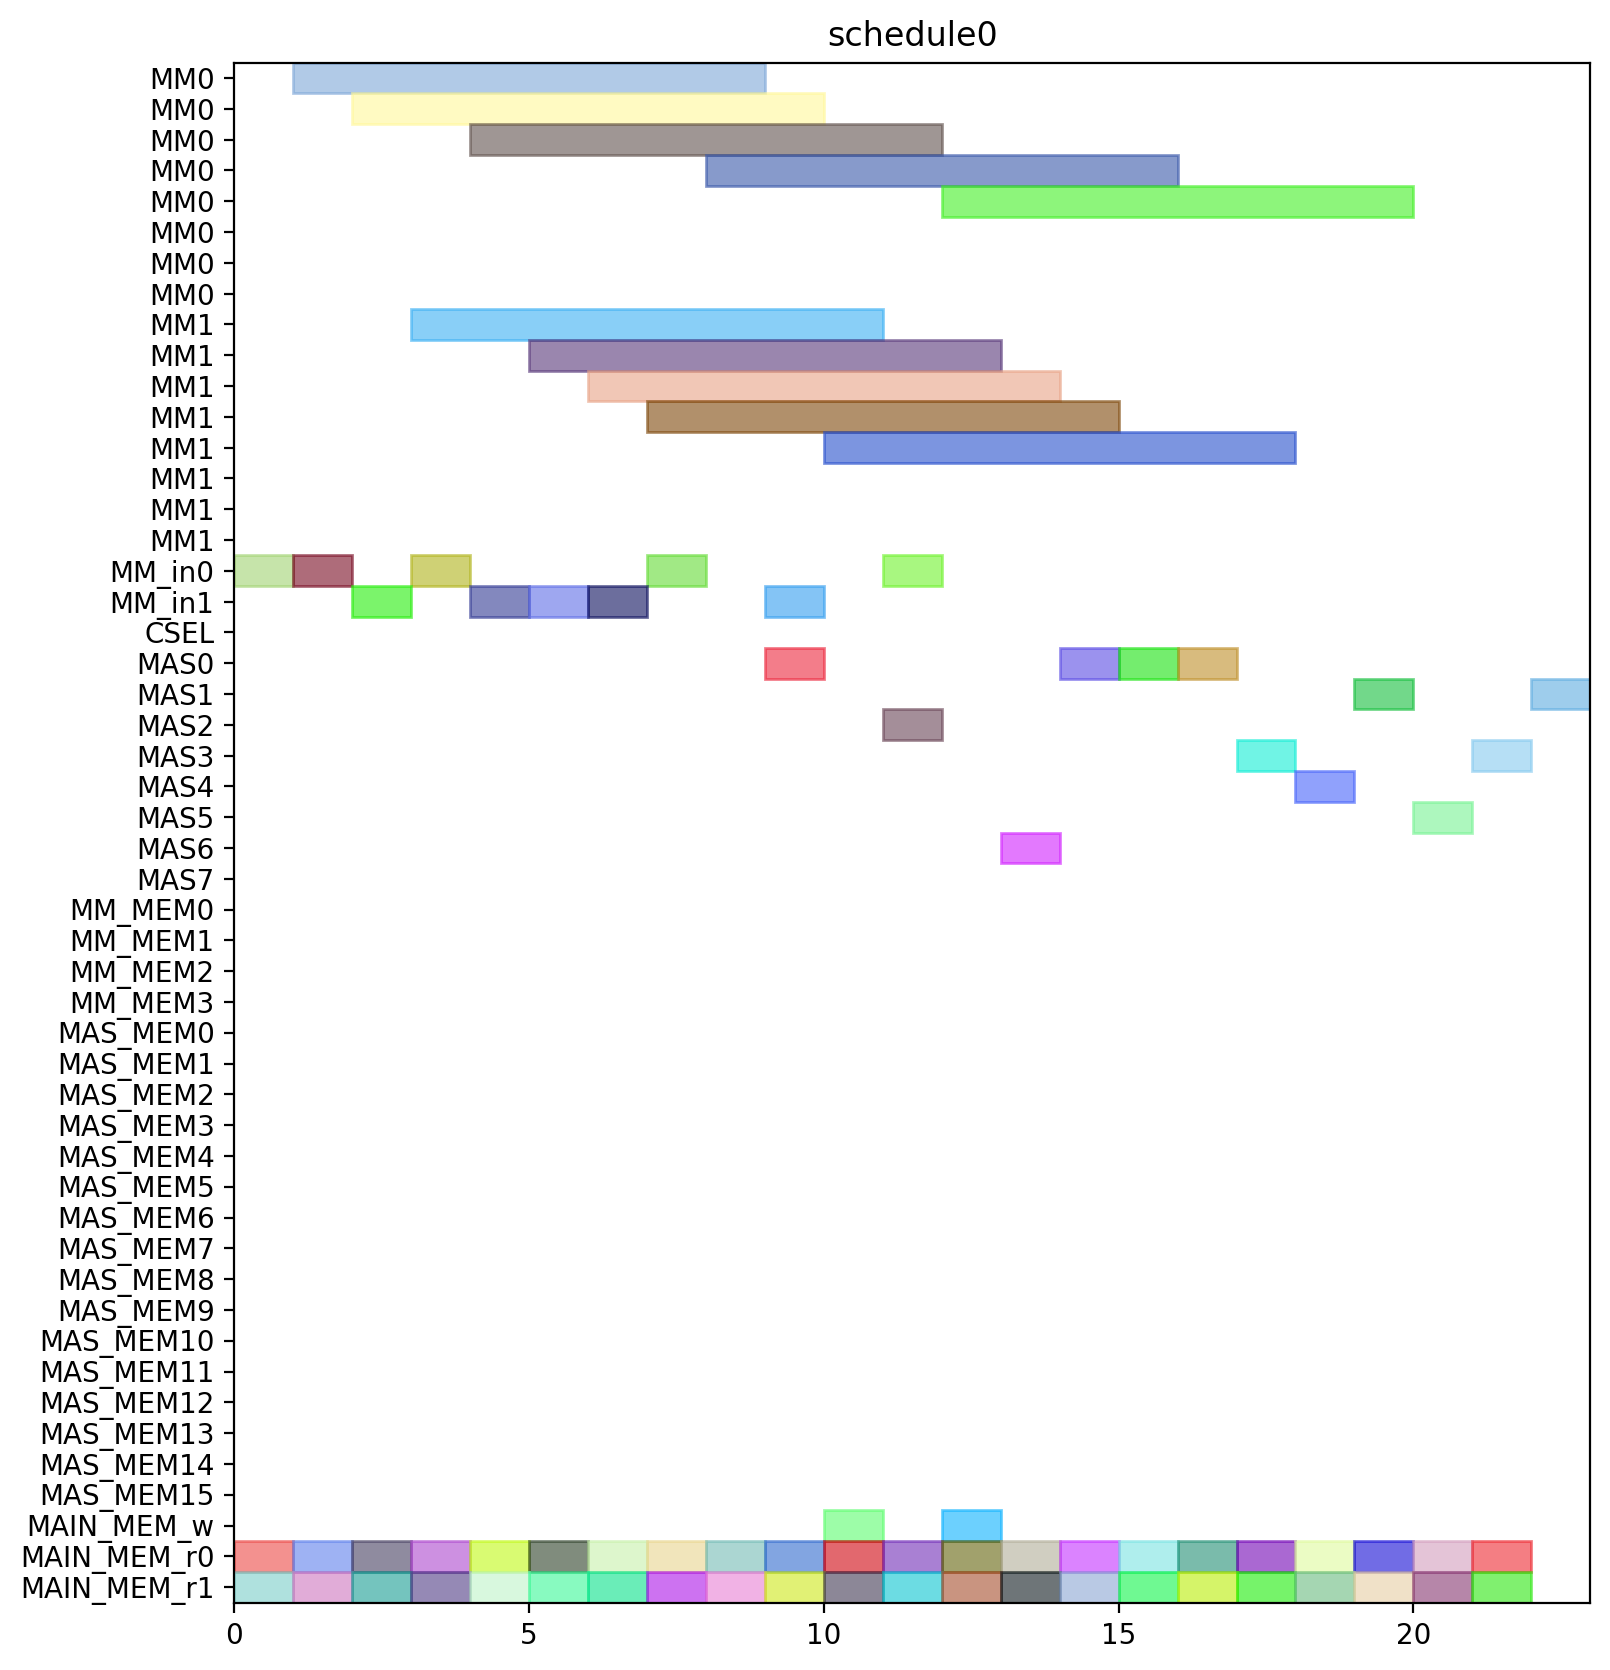

Recreate this plot in Python.
from pyschedule import Scenario, solvers, plotters, alt


def solve():
	horizon = 120
	S = Scenario("schedule0", horizon=horizon)

	# resource
	MM = S.Resources('MM', num=2, size=8)
	MM_in = S.Resources('MM_in', num=2)
	CSEL = S.Resource('CSEL')
	MAS = S.Resources('MAS', num=8, size=1, periods=range(1, horizon))
	MM_MEM = S.Resources('MM_MEM', num=4)
	MAS_MEM = S.Resources('MAS_MEM', num=16)
	MAIN_MEM_w = S.Resource('MAIN_MEM_w', size=1)
	MAIN_MEM_r = S.Resources('MAIN_MEM_r', num=2)

	# result of previous scheduling

	# new tasks
	c10_t0 = S.Task('c10_t0', length=8, delay_cost=1)
	c10_t0 += alt(MM)
	c10_t0_in = S.Task('c10_t0_in', length=1, delay_cost=1)
	c10_t0_in += alt(MM_in)
	S += c10_t0_in*MM_in[0]<=c10_t0*MM[0]
	S += c10_t0_in*MM_in[1]<=c10_t0*MM[1]
	c10_t0_mem0 = S.Task('c10_t0_mem0', length=1, delay_cost=1)
	c10_t0_mem0 += MAIN_MEM_r[0]
	S += c10_t0_mem0 <= c10_t0

	c10_t0_mem1 = S.Task('c10_t0_mem1', length=1, delay_cost=1)
	c10_t0_mem1 += MAIN_MEM_r[1]
	S += c10_t0_mem1 <= c10_t0

	c10_t1 = S.Task('c10_t1', length=8, delay_cost=1)
	c10_t1 += alt(MM)
	c10_t1_in = S.Task('c10_t1_in', length=1, delay_cost=1)
	c10_t1_in += alt(MM_in)
	S += c10_t1_in*MM_in[0]<=c10_t1*MM[0]
	S += c10_t1_in*MM_in[1]<=c10_t1*MM[1]
	c10_t1_mem0 = S.Task('c10_t1_mem0', length=1, delay_cost=1)
	c10_t1_mem0 += MAIN_MEM_r[0]
	S += c10_t1_mem0 <= c10_t1

	c10_t1_mem1 = S.Task('c10_t1_mem1', length=1, delay_cost=1)
	c10_t1_mem1 += MAIN_MEM_r[1]
	S += c10_t1_mem1 <= c10_t1

	c10_t2 = S.Task('c10_t2', length=1, delay_cost=1)
	c10_t2 += alt(MAS)
	c10_t2_mem0 = S.Task('c10_t2_mem0', length=1, delay_cost=1)
	c10_t2_mem0 += MAIN_MEM_r[0]
	S += c10_t2_mem0 <= c10_t2

	c10_t2_mem1 = S.Task('c10_t2_mem1', length=1, delay_cost=1)
	c10_t2_mem1 += MAIN_MEM_r[1]
	S += c10_t2_mem1 <= c10_t2

	c10_t3 = S.Task('c10_t3', length=1, delay_cost=1)
	c10_t3 += alt(MAS)
	c10_t3_mem0 = S.Task('c10_t3_mem0', length=1, delay_cost=1)
	c10_t3_mem0 += MAIN_MEM_r[0]
	S += c10_t3_mem0 <= c10_t3

	c10_t3_mem1 = S.Task('c10_t3_mem1', length=1, delay_cost=1)
	c10_t3_mem1 += MAIN_MEM_r[1]
	S += c10_t3_mem1 <= c10_t3

	c20_t0 = S.Task('c20_t0', length=8, delay_cost=1)
	c20_t0 += alt(MM)
	c20_t0_in = S.Task('c20_t0_in', length=1, delay_cost=1)
	c20_t0_in += alt(MM_in)
	S += c20_t0_in*MM_in[0]<=c20_t0*MM[0]
	S += c20_t0_in*MM_in[1]<=c20_t0*MM[1]
	c20_t0_mem0 = S.Task('c20_t0_mem0', length=1, delay_cost=1)
	c20_t0_mem0 += MAIN_MEM_r[0]
	S += c20_t0_mem0 <= c20_t0

	c20_t0_mem1 = S.Task('c20_t0_mem1', length=1, delay_cost=1)
	c20_t0_mem1 += MAIN_MEM_r[1]
	S += c20_t0_mem1 <= c20_t0

	c20_t1 = S.Task('c20_t1', length=8, delay_cost=1)
	c20_t1 += alt(MM)
	c20_t1_in = S.Task('c20_t1_in', length=1, delay_cost=1)
	c20_t1_in += alt(MM_in)
	S += c20_t1_in*MM_in[0]<=c20_t1*MM[0]
	S += c20_t1_in*MM_in[1]<=c20_t1*MM[1]
	c20_t1_mem0 = S.Task('c20_t1_mem0', length=1, delay_cost=1)
	c20_t1_mem0 += MAIN_MEM_r[0]
	S += c20_t1_mem0 <= c20_t1

	c20_t1_mem1 = S.Task('c20_t1_mem1', length=1, delay_cost=1)
	c20_t1_mem1 += MAIN_MEM_r[1]
	S += c20_t1_mem1 <= c20_t1

	c20_t2 = S.Task('c20_t2', length=1, delay_cost=1)
	c20_t2 += alt(MAS)
	c20_t2_mem0 = S.Task('c20_t2_mem0', length=1, delay_cost=1)
	c20_t2_mem0 += MAIN_MEM_r[0]
	S += c20_t2_mem0 <= c20_t2

	c20_t2_mem1 = S.Task('c20_t2_mem1', length=1, delay_cost=1)
	c20_t2_mem1 += MAIN_MEM_r[1]
	S += c20_t2_mem1 <= c20_t2

	c20_t3 = S.Task('c20_t3', length=1, delay_cost=1)
	c20_t3 += alt(MAS)
	c20_t3_mem0 = S.Task('c20_t3_mem0', length=1, delay_cost=1)
	c20_t3_mem0 += MAIN_MEM_r[0]
	S += c20_t3_mem0 <= c20_t3

	c20_t3_mem1 = S.Task('c20_t3_mem1', length=1, delay_cost=1)
	c20_t3_mem1 += MAIN_MEM_r[1]
	S += c20_t3_mem1 <= c20_t3

	c01_t0 = S.Task('c01_t0', length=8, delay_cost=1)
	c01_t0 += alt(MM)
	c01_t0_in = S.Task('c01_t0_in', length=1, delay_cost=1)
	c01_t0_in += alt(MM_in)
	S += c01_t0_in*MM_in[0]<=c01_t0*MM[0]
	S += c01_t0_in*MM_in[1]<=c01_t0*MM[1]
	c01_t0_mem0 = S.Task('c01_t0_mem0', length=1, delay_cost=1)
	c01_t0_mem0 += MAIN_MEM_r[0]
	S += c01_t0_mem0 <= c01_t0

	c01_t0_mem1 = S.Task('c01_t0_mem1', length=1, delay_cost=1)
	c01_t0_mem1 += MAIN_MEM_r[1]
	S += c01_t0_mem1 <= c01_t0

	c01_t1 = S.Task('c01_t1', length=8, delay_cost=1)
	c01_t1 += alt(MM)
	c01_t1_in = S.Task('c01_t1_in', length=1, delay_cost=1)
	c01_t1_in += alt(MM_in)
	S += c01_t1_in*MM_in[0]<=c01_t1*MM[0]
	S += c01_t1_in*MM_in[1]<=c01_t1*MM[1]
	c01_t1_mem0 = S.Task('c01_t1_mem0', length=1, delay_cost=1)
	c01_t1_mem0 += MAIN_MEM_r[0]
	S += c01_t1_mem0 <= c01_t1

	c01_t1_mem1 = S.Task('c01_t1_mem1', length=1, delay_cost=1)
	c01_t1_mem1 += MAIN_MEM_r[1]
	S += c01_t1_mem1 <= c01_t1

	c01_t2 = S.Task('c01_t2', length=1, delay_cost=1)
	c01_t2 += alt(MAS)
	c01_t2_mem0 = S.Task('c01_t2_mem0', length=1, delay_cost=1)
	c01_t2_mem0 += MAIN_MEM_r[0]
	S += c01_t2_mem0 <= c01_t2

	c01_t2_mem1 = S.Task('c01_t2_mem1', length=1, delay_cost=1)
	c01_t2_mem1 += MAIN_MEM_r[1]
	S += c01_t2_mem1 <= c01_t2

	c01_t3 = S.Task('c01_t3', length=1, delay_cost=1)
	c01_t3 += alt(MAS)
	c01_t3_mem0 = S.Task('c01_t3_mem0', length=1, delay_cost=1)
	c01_t3_mem0 += MAIN_MEM_r[0]
	S += c01_t3_mem0 <= c01_t3

	c01_t3_mem1 = S.Task('c01_t3_mem1', length=1, delay_cost=1)
	c01_t3_mem1 += MAIN_MEM_r[1]
	S += c01_t3_mem1 <= c01_t3

	c11_t0 = S.Task('c11_t0', length=8, delay_cost=1)
	c11_t0 += alt(MM)
	c11_t0_in = S.Task('c11_t0_in', length=1, delay_cost=1)
	c11_t0_in += alt(MM_in)
	S += c11_t0_in*MM_in[0]<=c11_t0*MM[0]
	S += c11_t0_in*MM_in[1]<=c11_t0*MM[1]
	c11_t0_mem0 = S.Task('c11_t0_mem0', length=1, delay_cost=1)
	c11_t0_mem0 += MAIN_MEM_r[0]
	S += c11_t0_mem0 <= c11_t0

	c11_t0_mem1 = S.Task('c11_t0_mem1', length=1, delay_cost=1)
	c11_t0_mem1 += MAIN_MEM_r[1]
	S += c11_t0_mem1 <= c11_t0

	c11_t1 = S.Task('c11_t1', length=8, delay_cost=1)
	c11_t1 += alt(MM)
	c11_t1_in = S.Task('c11_t1_in', length=1, delay_cost=1)
	c11_t1_in += alt(MM_in)
	S += c11_t1_in*MM_in[0]<=c11_t1*MM[0]
	S += c11_t1_in*MM_in[1]<=c11_t1*MM[1]
	c11_t1_mem0 = S.Task('c11_t1_mem0', length=1, delay_cost=1)
	c11_t1_mem0 += MAIN_MEM_r[0]
	S += c11_t1_mem0 <= c11_t1

	c11_t1_mem1 = S.Task('c11_t1_mem1', length=1, delay_cost=1)
	c11_t1_mem1 += MAIN_MEM_r[1]
	S += c11_t1_mem1 <= c11_t1

	c11_t2 = S.Task('c11_t2', length=1, delay_cost=1)
	c11_t2 += alt(MAS)
	c11_t2_mem0 = S.Task('c11_t2_mem0', length=1, delay_cost=1)
	c11_t2_mem0 += MAIN_MEM_r[0]
	S += c11_t2_mem0 <= c11_t2

	c11_t2_mem1 = S.Task('c11_t2_mem1', length=1, delay_cost=1)
	c11_t2_mem1 += MAIN_MEM_r[1]
	S += c11_t2_mem1 <= c11_t2

	c11_t3 = S.Task('c11_t3', length=1, delay_cost=1)
	c11_t3 += alt(MAS)
	c11_t3_mem0 = S.Task('c11_t3_mem0', length=1, delay_cost=1)
	c11_t3_mem0 += MAIN_MEM_r[0]
	S += c11_t3_mem0 <= c11_t3

	c11_t3_mem1 = S.Task('c11_t3_mem1', length=1, delay_cost=1)
	c11_t3_mem1 += MAIN_MEM_r[1]
	S += c11_t3_mem1 <= c11_t3

	c21_t0 = S.Task('c21_t0', length=8, delay_cost=1)
	c21_t0 += alt(MM)
	c21_t0_in = S.Task('c21_t0_in', length=1, delay_cost=1)
	c21_t0_in += alt(MM_in)
	S += c21_t0_in*MM_in[0]<=c21_t0*MM[0]
	S += c21_t0_in*MM_in[1]<=c21_t0*MM[1]
	c21_t0_mem0 = S.Task('c21_t0_mem0', length=1, delay_cost=1)
	c21_t0_mem0 += MAIN_MEM_r[0]
	S += c21_t0_mem0 <= c21_t0

	c21_t0_mem1 = S.Task('c21_t0_mem1', length=1, delay_cost=1)
	c21_t0_mem1 += MAIN_MEM_r[1]
	S += c21_t0_mem1 <= c21_t0

	c21_t1 = S.Task('c21_t1', length=8, delay_cost=1)
	c21_t1 += alt(MM)
	c21_t1_in = S.Task('c21_t1_in', length=1, delay_cost=1)
	c21_t1_in += alt(MM_in)
	S += c21_t1_in*MM_in[0]<=c21_t1*MM[0]
	S += c21_t1_in*MM_in[1]<=c21_t1*MM[1]
	c21_t1_mem0 = S.Task('c21_t1_mem0', length=1, delay_cost=1)
	c21_t1_mem0 += MAIN_MEM_r[0]
	S += c21_t1_mem0 <= c21_t1

	c21_t1_mem1 = S.Task('c21_t1_mem1', length=1, delay_cost=1)
	c21_t1_mem1 += MAIN_MEM_r[1]
	S += c21_t1_mem1 <= c21_t1

	c21_t2 = S.Task('c21_t2', length=1, delay_cost=1)
	c21_t2 += alt(MAS)
	c21_t2_mem0 = S.Task('c21_t2_mem0', length=1, delay_cost=1)
	c21_t2_mem0 += MAIN_MEM_r[0]
	S += c21_t2_mem0 <= c21_t2

	c21_t2_mem1 = S.Task('c21_t2_mem1', length=1, delay_cost=1)
	c21_t2_mem1 += MAIN_MEM_r[1]
	S += c21_t2_mem1 <= c21_t2

	c21_t3 = S.Task('c21_t3', length=1, delay_cost=1)
	c21_t3 += alt(MAS)
	c21_t3_mem0 = S.Task('c21_t3_mem0', length=1, delay_cost=1)
	c21_t3_mem0 += MAIN_MEM_r[0]
	S += c21_t3_mem0 <= c21_t3

	c21_t3_mem1 = S.Task('c21_t3_mem1', length=1, delay_cost=1)
	c21_t3_mem1 += MAIN_MEM_r[1]
	S += c21_t3_mem1 <= c21_t3

	c000 = S.Task('c000', length=1, delay_cost=1)
	c000 += alt(MAS)
	S += 0<c000

	c000_w = S.Task('c000_w', length=1, delay_cost=1)
	c000_w += alt(MAIN_MEM_w)
	S += c000 <= c000_w

	c000_mem0 = S.Task('c000_mem0', length=1, delay_cost=1)
	c000_mem0 += MAIN_MEM_r[0]
	S += c000_mem0 <= c000

	c000_mem1 = S.Task('c000_mem1', length=1, delay_cost=1)
	c000_mem1 += MAIN_MEM_r[1]
	S += c000_mem1 <= c000

	c001 = S.Task('c001', length=1, delay_cost=1)
	c001 += alt(MAS)
	S += 0<c001

	c001_w = S.Task('c001_w', length=1, delay_cost=1)
	c001_w += alt(MAIN_MEM_w)
	S += c001 <= c001_w

	c001_mem0 = S.Task('c001_mem0', length=1, delay_cost=1)
	c001_mem0 += MAIN_MEM_r[0]
	S += c001_mem0 <= c001

	c001_mem1 = S.Task('c001_mem1', length=1, delay_cost=1)
	c001_mem1 += MAIN_MEM_r[1]
	S += c001_mem1 <= c001

	solvers.mip.solve(S,msg=1,kind='CPLEX',ratio_gap=1.01)

	solution = [['hoge']*len(S.solution()[1]) for i in range(len(S.solution()))]
	for i in range(len(S.solution())):
		for j in range(len(S.solution()[i])):
			solution[i][j]=str(S.solution()[i][j])
	print(solution)

	cycles = int(solution[-1][3])

	pic_file_name = "/home/mfukuda/ABE/multiRAM_multiMAS_16mux/scheduling_result/stage8MM2_stage1MAS8/FROB/schedule0.png"
	if(S.solution() != []):
		plotters.matplotlib.plot(S,img_filename=pic_file_name, show_task_labels=False, fig_size=(cycles*0.25+3, 10))

	return solution
